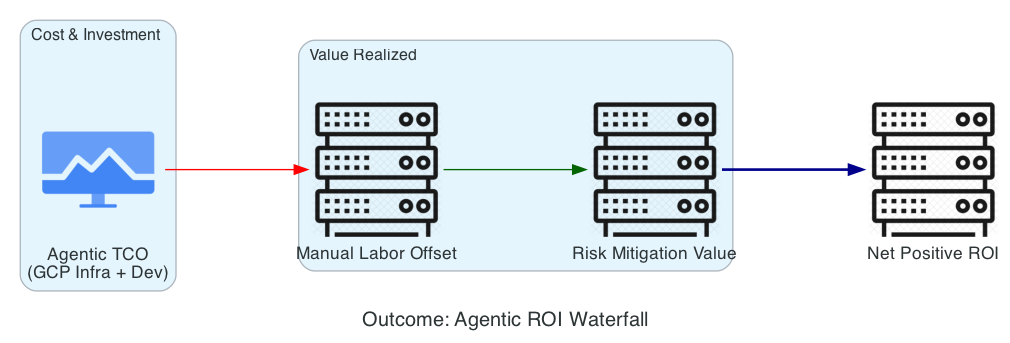

Write Python code to recreate this figure.
from diagrams import Diagram, Cluster, Edge
from diagrams.gcp.operations import Monitoring
from diagrams.generic.compute import Rack

graph_attr = {"pad": "0.1", "nodesep": "1.0", "ranksep": "1.5", "bgcolor": "transparent"}

with Diagram("Outcome: Agentic ROI Waterfall", show=False, filename="contractguard_roi_waterfall", direction="LR", graph_attr=graph_attr):
    with Cluster("Cost & Investment"):
        tco = Monitoring("Agentic TCO\n(GCP Infra + Dev)")
    
    with Cluster("Value Realized"):
        labor = Rack("Manual Labor Offset")
        risk = Rack("Risk Mitigation Value")

    net_value = Rack("Net Positive ROI")

    tco >> Edge(color="red") >> labor >> Edge(color="darkgreen") >> risk >> Edge(color="darkblue", style="bold") >> net_value
